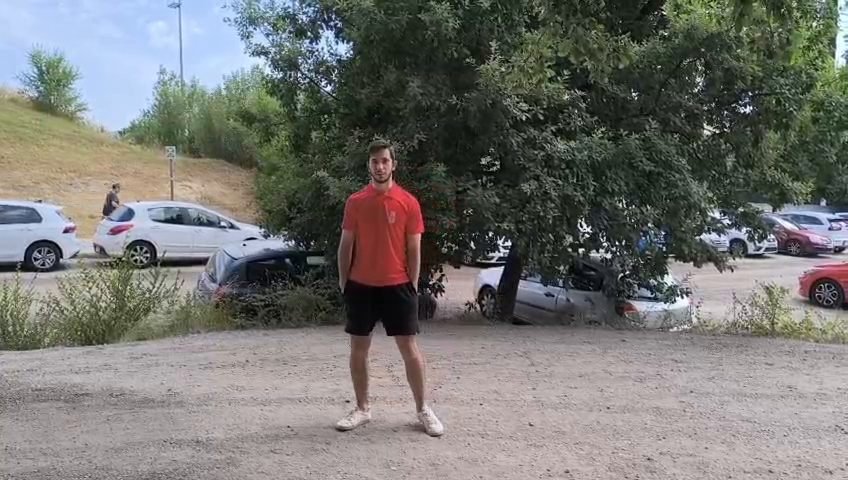
#> input picture frame 57 of computer_vision_scripts/video/video3.mp4, 848 x 480 px
$ python deteccion.py
#> lines starting #> are read from the running program, lines starting #| are printed output that depends on the picture; after the words box and inside, x2 and y2 are one past the last pixel; in counts of white or black regions, pixels touching at a corner belong together
import cv2
import numpy as np

# Parámetros del sistema
KNOWN_HEIGHT = 1.85         # Altura real estimada de la persona (metros)
FOCAL_LENGTH = 300          # Focal de la cámara (ajustada para tu móvil)
DESIRED_DISTANCE = 3.0      # Distancia deseada del dron al objetivo (metros)
MIN_AREA = 1000             # Área mínima del objeto rojo a considerar

def estimate_distance(bbox_height):
    if bbox_height == 0:
        return float('inf')
    return (KNOWN_HEIGHT * FOCAL_LENGTH) / bbox_height

def procesar_video(video_path, output_path="output_deteccion.mp4"):
#> called with video_path = 'video/video3.mp4', output_path = 'output_deteccion.mp4'
    cap = cv2.VideoCapture(video_path)
    if not cap.isOpened():
        print("❌ Error al abrir el vídeo.")
        return

    width  = int(cap.get(cv2.CAP_PROP_FRAME_WIDTH))
    height = int(cap.get(cv2.CAP_PROP_FRAME_HEIGHT))
    fps    = cap.get(cv2.CAP_PROP_FPS)
    center_x = width // 2

    fourcc = cv2.VideoWriter_fourcc(*'XVID')
    out = cv2.VideoWriter(output_path, fourcc, fps, (width, height))

    while True:
        ret, frame = cap.read()
#> frame is the input picture: shape (480, 848, 3); mean B, G, R 113.3, 116.9, 116.8
        if not ret:
            break

        hsv = cv2.cvtColor(frame, cv2.COLOR_BGR2HSV)
#> hsv: shape (480, 848, 3); mean H, S, V 56.3, 45.7, 126.1

        # Detectar color rojo (dos rangos)
        lower_red1 = np.array([0, 100, 100])
        upper_red1 = np.array([10, 255, 255])
        lower_red2 = np.array([160, 100, 100])
        upper_red2 = np.array([179, 255, 255])
        mask1 = cv2.inRange(hsv, lower_red1, upper_red1)
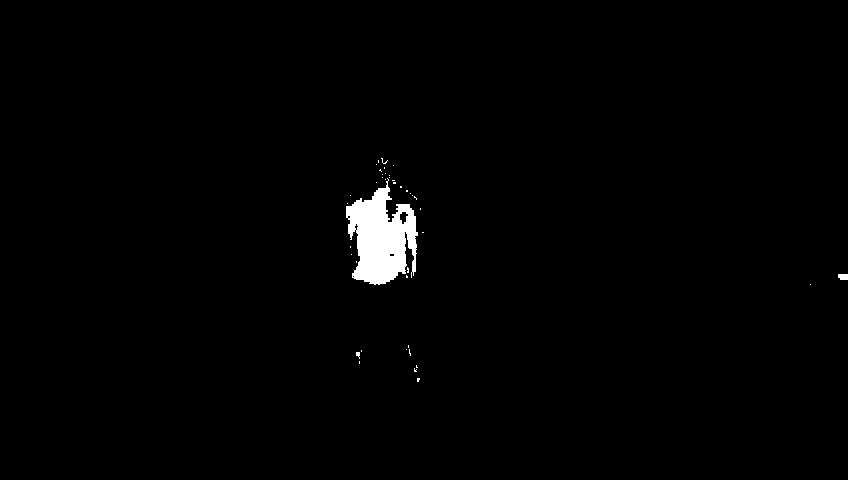
#> mask1: shape (480, 848); 1.2% white; 41 white regions (39 under 20 px), largest, box (x1, y1, x2, y2) and area: (346, 178, 418, 285) 4615, (838, 274, 848, 280) 56
        mask2 = cv2.inRange(hsv, lower_red2, upper_red2)
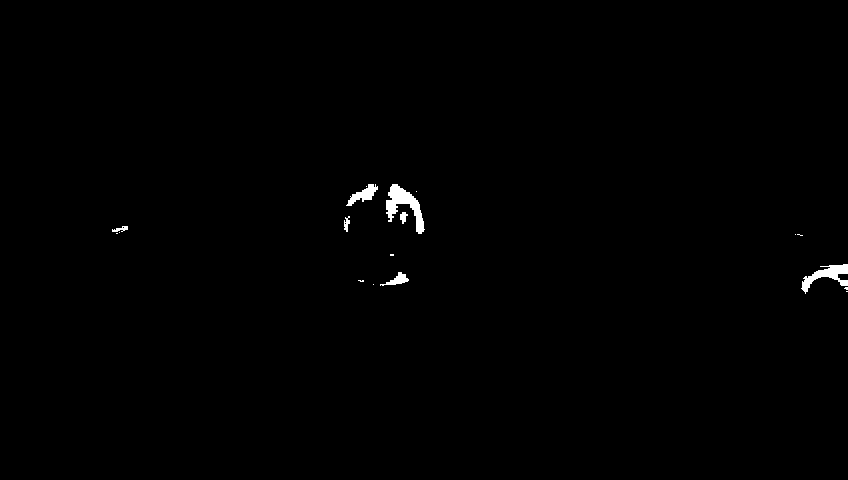
#> mask2: shape (480, 848); 0.49% white; 18 white regions (11 under 20 px), largest, box (x1, y1, x2, y2) and area: (386, 184, 425, 234) 775, (801, 264, 848, 294) 540, (346, 184, 378, 206) 291
        mask = cv2.bitwise_or(mask1, mask2)
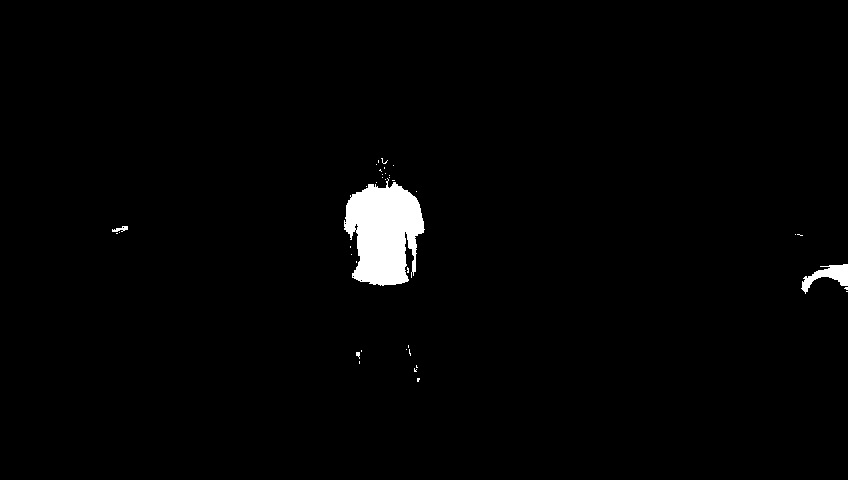
#> mask: shape (480, 848); 1.7% white; 38 white regions (35 under 20 px), largest, box (x1, y1, x2, y2) and area: (344, 178, 425, 286) 6013, (801, 264, 848, 294) 597, (112, 226, 128, 232) 55

        # Filtrar ruido
        kernel = np.ones((5, 5), np.uint8)
        mask = cv2.morphologyEx(mask, cv2.MORPH_OPEN, kernel)
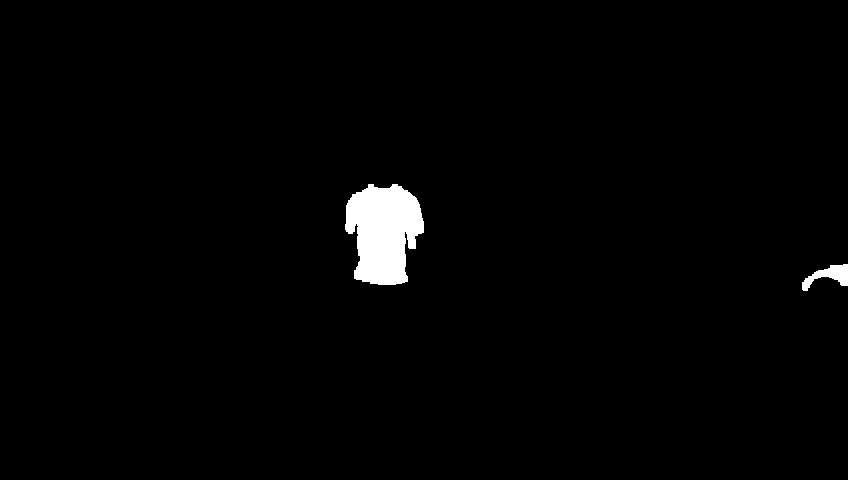
#> mask: shape (480, 848); 1.6% white; 2 white regions, box (x1, y1, x2, y2) and area: (345, 184, 424, 285) 5825, (802, 264, 848, 291) 569
        mask = cv2.dilate(mask, kernel, iterations=2)
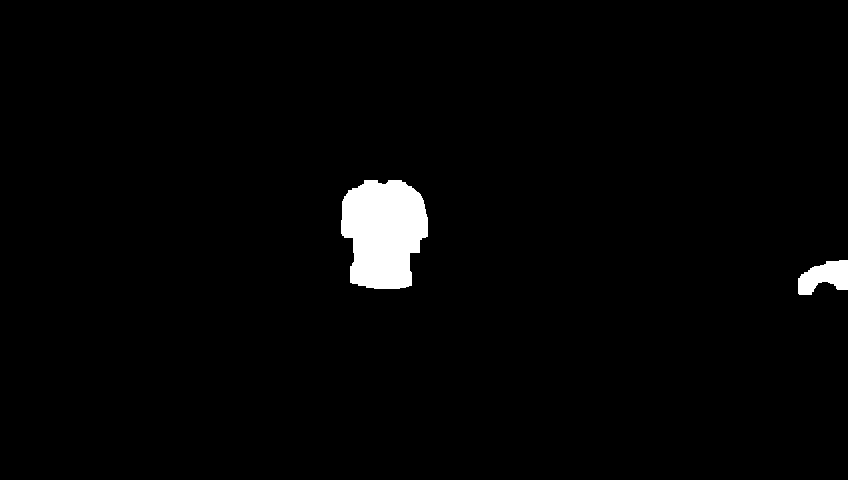
#> mask: shape (480, 848); 2.1% white; 2 white regions

        contours, _ = cv2.findContours(mask, cv2.RETR_EXTERNAL, cv2.CHAIN_APPROX_SIMPLE)
#> contours = 2 contours; box (x1, y1, x2, y2) and area: (341, 180, 428, 289) 7316, (798, 260, 848, 295) 1089

        instrucciones = ["Buscando objetivo rojo..."]

        if contours:
            main_cnt = max(contours, key=cv2.contourArea)
#> main_cnt = contour of 106 points, box (x1, y1, x2, y2) (341, 180, 428, 289), area 7316
            if cv2.contourArea(main_cnt) > MIN_AREA:
                x, y, w, h = cv2.boundingRect(main_cnt)
#> x = 341; y = 180; w = 87; h = 109
                distance = estimate_distance(h)
#> distance = 5.09

                # Cálculo del centro y desplazamientos
                object_center_x = x + w // 2
#> object_center_x = 384
                lateral_offset_px = object_center_x - center_x
#> lateral_offset_px = -40
                px_to_m = distance / FOCAL_LENGTH
#> px_to_m = 0.017
                lateral_offset_m = lateral_offset_px * px_to_m
#> lateral_offset_m = -0.679
                forward_offset_m = distance - DESIRED_DISTANCE
#> forward_offset_m = 2.09
                angle_deg = np.degrees(np.arctan2(lateral_offset_m, distance))
#> angle_deg = -7.59

                instrucciones = []

                # 1. Instrucción lateral
                if abs(lateral_offset_m) > 0.1:
                    dir_lat = "derecha" if lateral_offset_m > 0 else "izquierda"
#> dir_lat = 'izquierda'
                    instrucciones.append(f" Mover {abs(lateral_offset_m):.2f} m a la {dir_lat}")
                else:
                    instrucciones.append(" Alineado lateralmente")

                # 2. Instrucción frontal
                if abs(forward_offset_m) > 0.1:
                    dir_fwd = "adelante" if forward_offset_m > 0 else "atrás"
#> dir_fwd = 'adelante'
                    instrucciones.append(f" Mover {abs(forward_offset_m):.2f} m hacia {dir_fwd}")
                else:
                    instrucciones.append(" A distancia correcta")

                # 3. Instrucción de rotación
                if abs(angle_deg) > 1:
                    dir_rot = "derecha" if angle_deg > 0 else "izquierda"
#> dir_rot = 'izquierda'
                    instrucciones.append(f" Girar {abs(angle_deg):.1f} grados a la {dir_rot}")
                else:
                    instrucciones.append("  Orientación correcta")

                # Dibujar bounding box y centro
                cv2.rectangle(frame, (x, y), (x + w, y + h), (0, 255, 0), 2)
                cv2.circle(frame, (object_center_x, y + h // 2), 5, (255, 0, 0), -1)
#> frame: shape (480, 848, 3); mean B, G, R 113.2, 117.5, 116.7
                cv2.putText(frame, f"Distancia: {distance:.2f} m", (x, y - 10),
                            cv2.FONT_HERSHEY_SIMPLEX, 0.6, (255, 255, 255), 2)
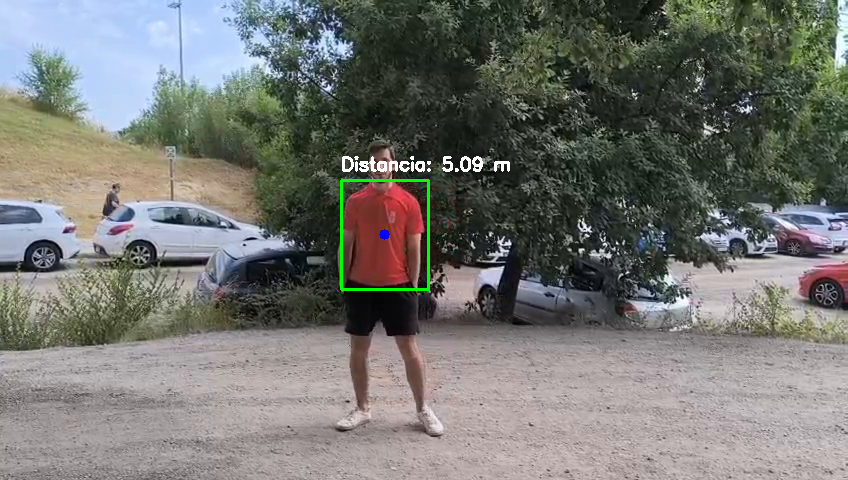
#> frame: shape (480, 848, 3); mean B, G, R 113.8, 118, 117.2

        # Escribir instrucciones en el frame
        for i, msg in enumerate(instrucciones):
            cv2.putText(frame, msg, (10, height - 20 - i * 25),
                        cv2.FONT_HERSHEY_SIMPLEX, 0.6, (0, 255, 255), 2)
#> this loop made 3 passes
#> msg on passes 1 to 3: ' Mover 0.68 m a la izquierda', ' Mover 2.09 m hacia adelante', ' Girar 7.6 grados a la izquierda'
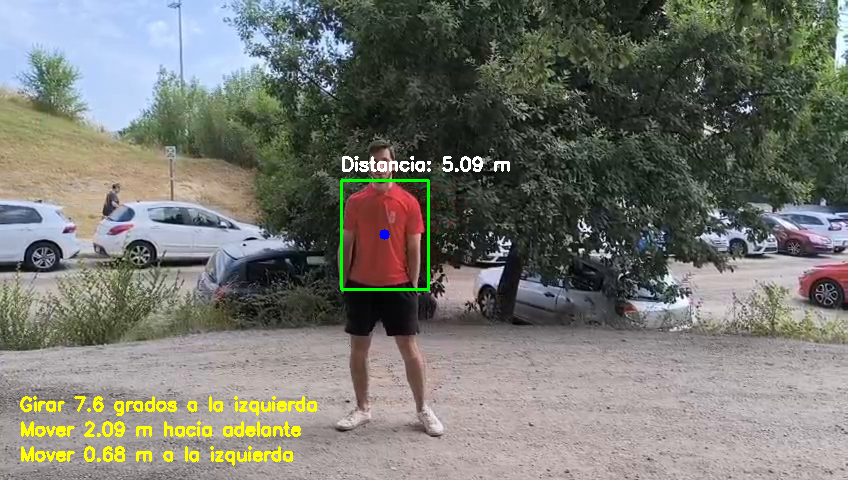
#> frame: shape (480, 848, 3); 1.31% of pixels changed, all inside (x1, y1, x2, y2) = (20, 396, 317, 466)

        out.write(frame)

    cap.release()
    out.release()
    print(f"✅ Vídeo procesado y guardado en: {output_path}")

# 👉 Ruta al vídeo original
video_path = "video/video3.mp4"
procesar_video(video_path)

$ run again, starting later in the video
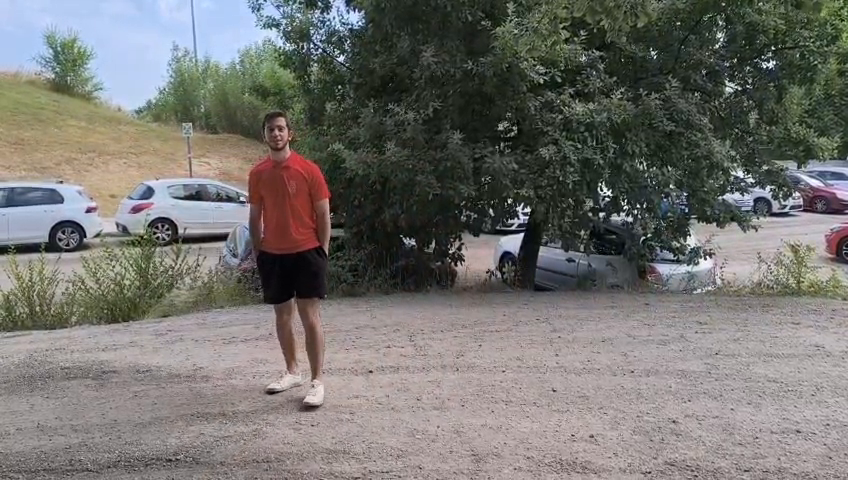
#> input picture frame 256 of computer_vision_scripts/video/video3.mp4, 848 x 480 px
#> in procesar_video, frame is the input picture: shape (480, 848, 3); mean B, G, R 111.1, 114.7, 116.2
#> hsv: shape (480, 848, 3); mean H, S, V 53.2, 42.7, 123.5
#> in procesar_video, `mask1 = cv2.inRange(hsv, lower_red1, upper_red1)`:
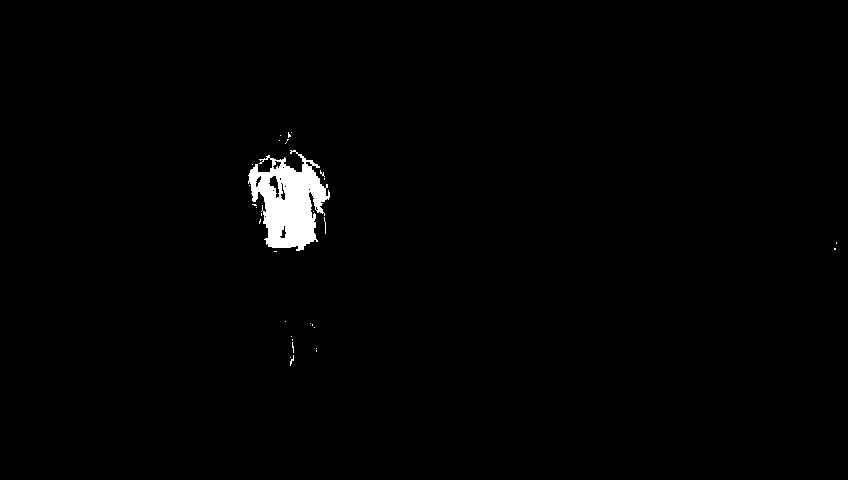
#> mask1: shape (480, 848); 1.2% white; 31 white regions (30 under 20 px), largest, box (x1, y1, x2, y2) and area: (248, 150, 330, 251) 4634
#> mask2: shape (480, 848); 0.22% white; 21 white regions (14 under 20 px), largest, box (x1, y1, x2, y2) and area: (284, 152, 304, 172) 237, (828, 227, 848, 252) 198, (258, 158, 272, 172) 144
#> contours = 2 contours; box (x1, y1, x2, y2) and area: (245, 147, 334, 254) 6872, (825, 224, 848, 254) 472
#> main_cnt = contour of 124 points, box (x1, y1, x2, y2) (245, 147, 334, 254), area 6872
#> x = 245; y = 147; w = 89; h = 107
#> distance = 5.19
#> object_center_x = 289
#> lateral_offset_px = -135
#> px_to_m = 0.0173
#> lateral_offset_m = -2.33
#> forward_offset_m = 2.19
#> angle_deg = -24.23
#> dir_lat = 'izquierda'
#> dir_fwd = 'adelante'
#> dir_rot = 'izquierda'
#> the loop in procesar_video, `for i, msg in enumerate(instrucciones):` made 3 passes
#> msg on passes 1 to 3: ' Mover 2.33 m a la izquierda', ' Mover 2.19 m hacia adelante', ' Girar 24.2 grados a la izquierda'
#> after the loop in procesar_video, `for i, msg in enumerate(instrucciones):`:
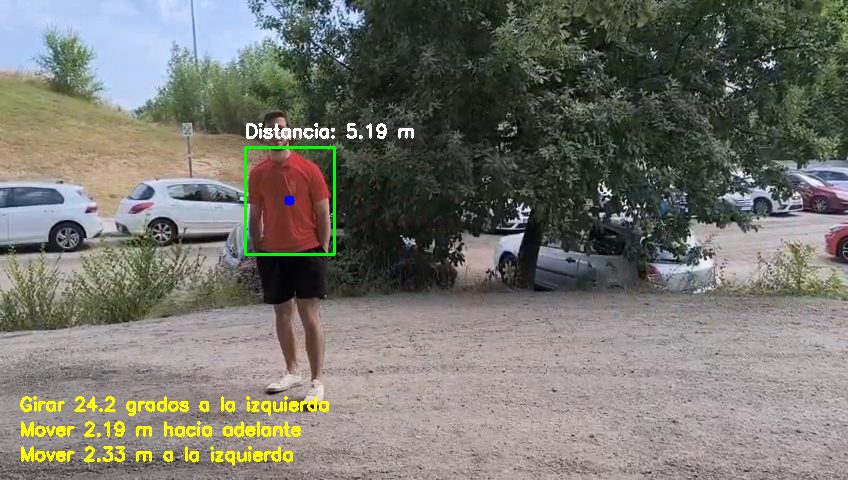
#> frame: shape (480, 848, 3); mean B, G, R 109.7, 117.3, 117.9

$ run again, starting later in the video
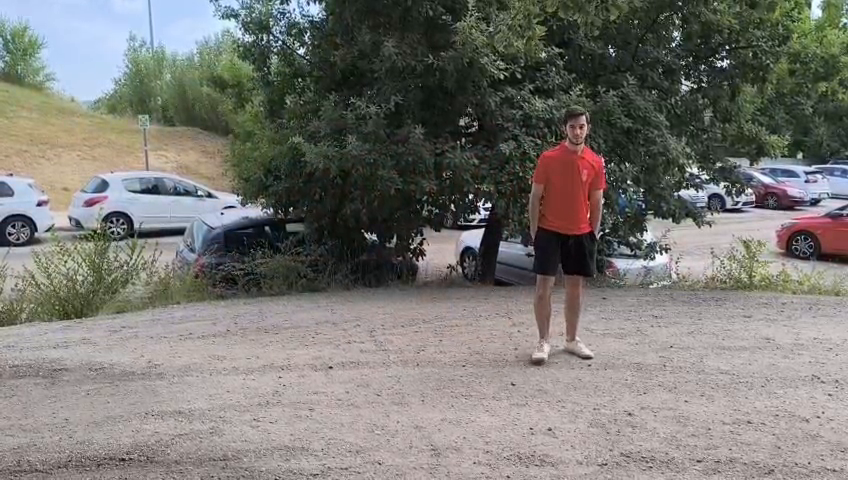
#> input picture frame 456 of computer_vision_scripts/video/video3.mp4, 848 x 480 px
#> in procesar_video, frame is the input picture: shape (480, 848, 3); mean B, G, R 115, 119.8, 121.3
#> hsv: shape (480, 848, 3); mean H, S, V 44, 42.6, 128.2
#> in procesar_video, `mask1 = cv2.inRange(hsv, lower_red1, upper_red1)`:
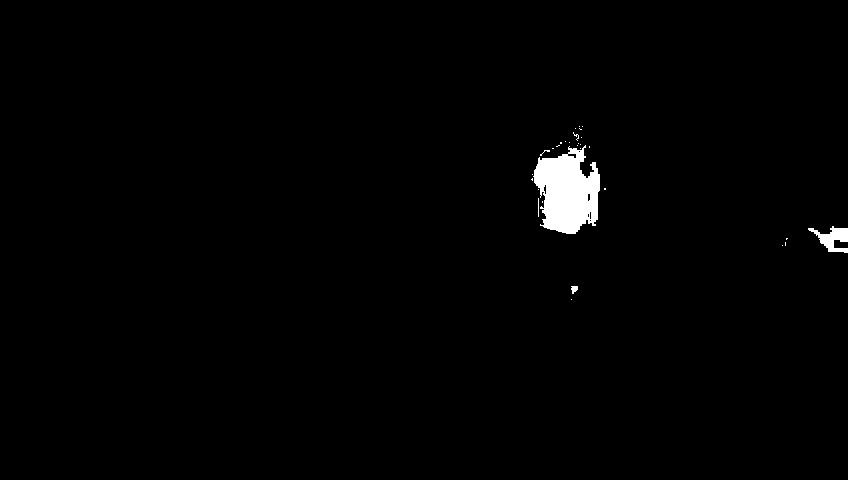
#> mask1: shape (480, 848); 1.2% white; 30 white regions (27 under 20 px), largest, box (x1, y1, x2, y2) and area: (533, 145, 600, 234) 4065, (808, 226, 848, 253) 519, (571, 286, 578, 294) 40
#> mask2: shape (480, 848); 0.45% white; 16 white regions (9 under 20 px), largest, box (x1, y1, x2, y2) and area: (778, 216, 848, 244) 749, (580, 146, 608, 192) 517, (540, 142, 576, 160) 257
#> contours = 3 contours; box (x1, y1, x2, y2) and area: (530, 138, 610, 238) 6182, (775, 213, 848, 257) 2068, (568, 282, 581, 295) 144
#> main_cnt = contour of 94 points, box (x1, y1, x2, y2) (530, 138, 610, 238), area 6182
#> x = 530; y = 138; w = 80; h = 100
#> distance = 5.55
#> object_center_x = 570
#> lateral_offset_px = 146
#> px_to_m = 0.0185
#> lateral_offset_m = 2.7
#> forward_offset_m = 2.55
#> angle_deg = 25.95
#> dir_lat = 'derecha'
#> dir_fwd = 'adelante'
#> dir_rot = 'derecha'
#> the loop in procesar_video, `for i, msg in enumerate(instrucciones):` made 3 passes
#> msg on passes 1 to 3: ' Mover 2.70 m a la derecha', ' Mover 2.55 m hacia adelante', ' Girar 26.0 grados a la derecha'
#> after the loop in procesar_video, `for i, msg in enumerate(instrucciones):`:
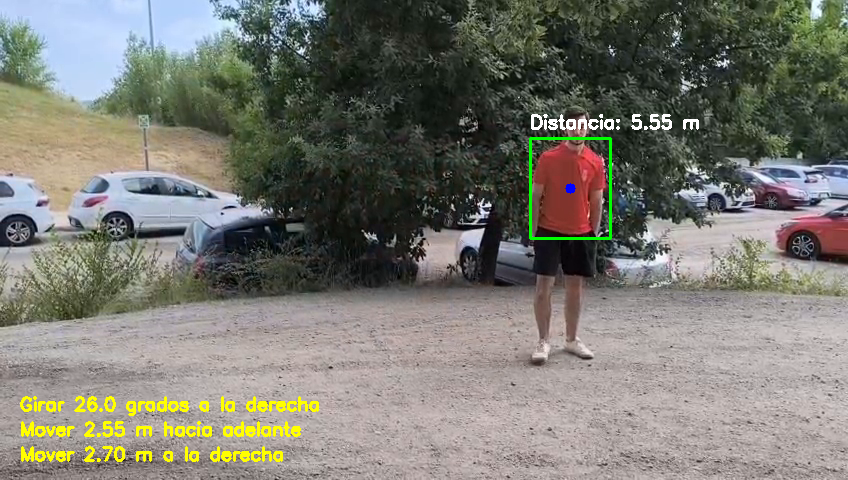
#> frame: shape (480, 848, 3); mean B, G, R 113.5, 122.1, 122.8
